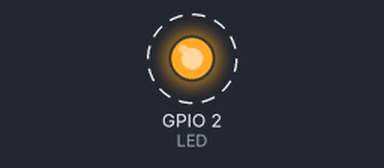
Bench run of a program on a simulated ESP32. Parts: output pins drawn as LEDs (lit = HIGH). Dashed ring = blinking. What the program prints to the serial monitor is not drawn.

Above: at 0.1 s.
Timing chart, 0 to 3.0 s (numbered marks = the images above):
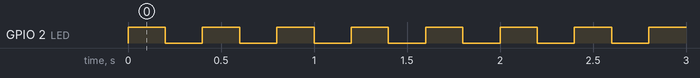

The program:

main.cpp
```cpp
#include <Arduino.h>

//biblioteca do freertos
#include "freertos/FreeRTOS.h"
#include "freertos/task.h"

//mapeamento de pinos
#define LED 2
/**
 *  exemplo para criar task.
 *  esse exemplo exibe como criar tarefas no FreeRTOS
 *  Por: Fernando da Silva.
*/

//var para armazenamentos do handle das tasks
TaskHandle_t task_1_handle = NULL;
TaskHandle_t task_2_handle = NULL;

//prototipos de tasks
void vTask1(void *pvParameters);
void vTask2(void *pvParameters);

void setup() {
  //init from proccess
Serial.begin(115200);


xTaskCreate(vTask1,"TASK1", configMINIMAL_STACK_SIZE, NULL,1, &task_1_handle);
xTaskCreate(vTask2,"TASK2", configMINIMAL_STACK_SIZE+1024,NULL,2, &task_2_handle);
}

void loop() {
vTaskDelay(3000);
}


void vTask1(void *pvParameters){
  pinMode(LED, OUTPUT);

  while (1)
  {
    /**
     *  digitalWrite(LED, !digitalRead(LED));
     *   digitalWrite == escreve
     *   LED, var led
     *   !digitalRead(LED));  leia e inverta a sua leitura passando a var !digitalRead(LED));
     *
    */
   digitalWrite(LED, !digitalRead(LED));
   vTaskDelay(pdMS_TO_TICKS(200));
  }


}
void vTask2(void *pvParameters){
  pinMode(LED, OUTPUT);
  int cont = 0;
  while (1)
  {
       Serial.println("Task2: " + String(cont++));
       vTaskDelay(pdMS_TO_TICKS(1000));

//deletando uma task
       if(cont >= 10){
         Serial.println(" Deletando Task 1");
         vTaskDelete(task_1_handle);
         digitalWrite(LED, LOW);
         delay(2000);
       }
  }

}
```

Measured:
- by itself, GPIO 2 (LED): alternates HIGH for 0.20 s and LOW for 0.20 s, 50 changes in all, then stays LOW
